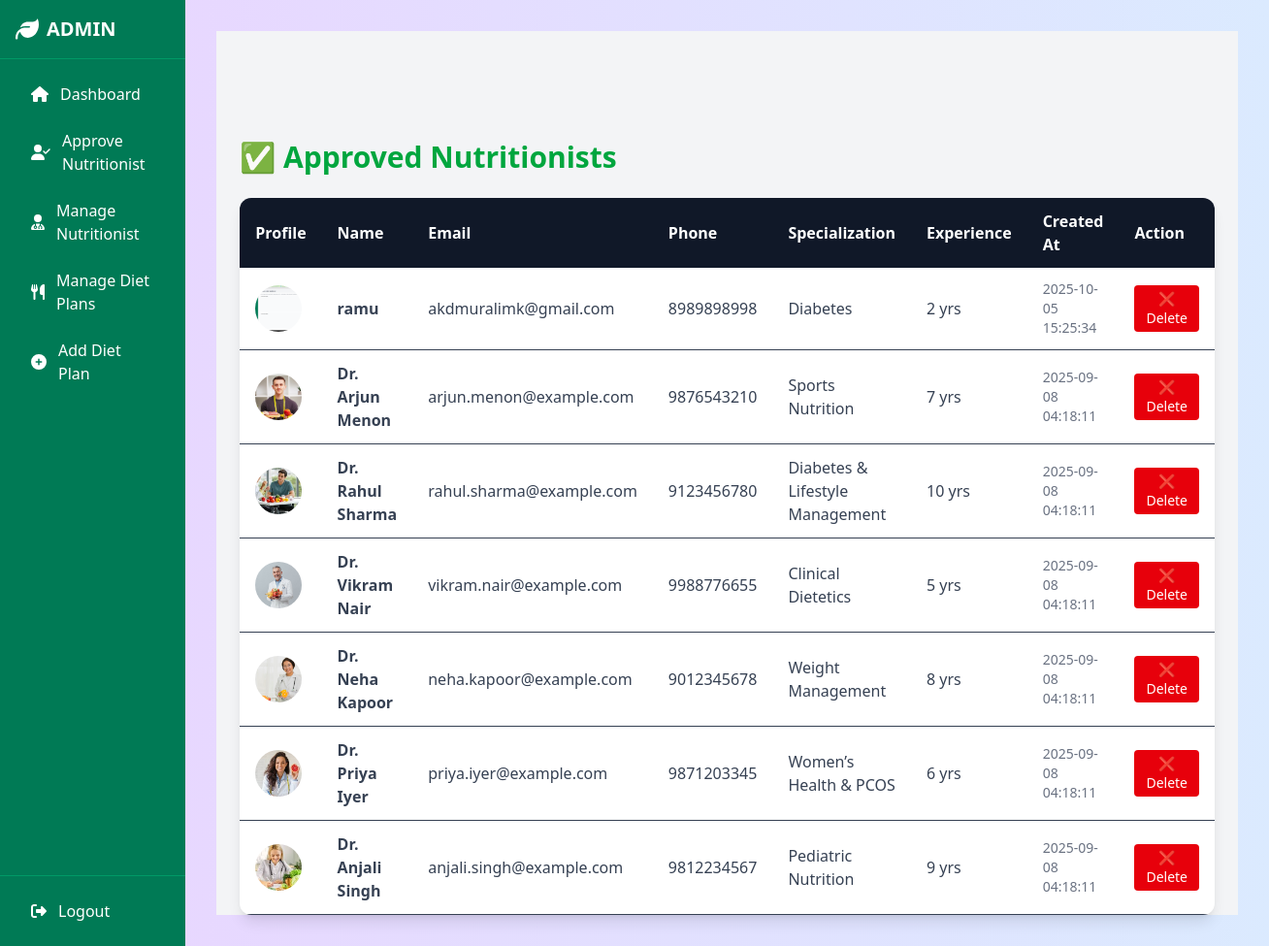
The app's page /admin/nutrionist-manage.php (signed in), older data.
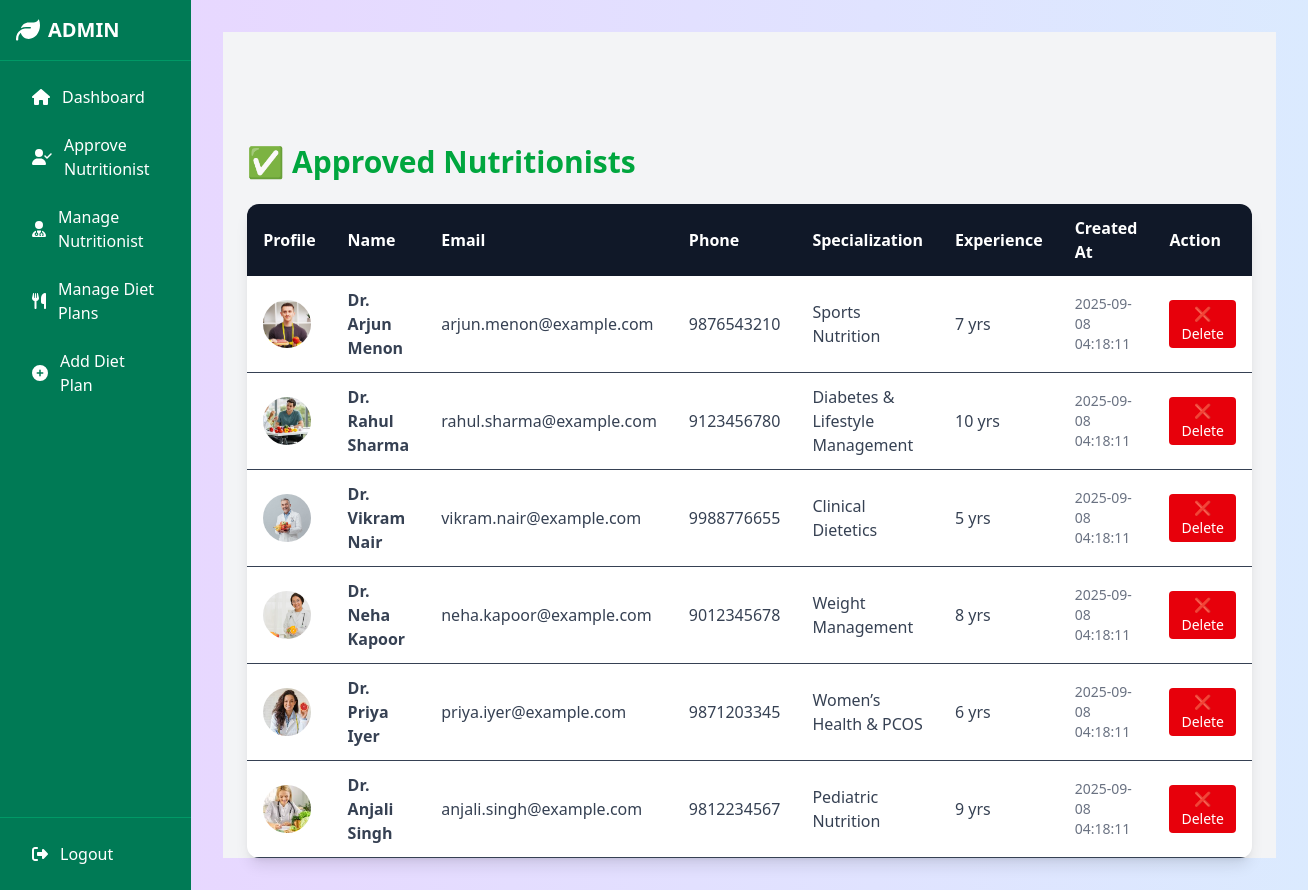
The same page, newer data.
### tables this page shows
CREATE TABLE `nutritionists` (
  `id` int NOT NULL,
  `name` varchar(100) NOT NULL,
  `email` varchar(100) NOT NULL,
  `password` varchar(255) NOT NULL,
  `phone` varchar(20) DEFAULT NULL,
  `specialization` varchar(100) DEFAULT NULL,
  `experience` int DEFAULT '0',
  `description` text,
  `image` varchar(255) DEFAULT NULL,
  `status` enum('pending','approved','rejected') DEFAULT 'pending',
  `created_at` timestamp NULL DEFAULT CURRENT_TIMESTAMP
);

### admin/nutrionist-manage.php (the view, shortened to what this page needs)
<?php
include(__DIR__ . '/../config/db_conn.php');
$sql = "SELECT * FROM nutritionists WHERE status = 'approved' ORDER BY created_at DESC";
$result = $connection->query($sql);
?>
<?php include 'components/head.php'; ?>
<?php include 'components/dashboard-nav.php'; ?>
<main class="bg-gray-100 w-full pt-28 px-6">
  <h2 class="text-3xl font-bold text-green-600 mb-6">✅ Approved Nutritionists</h2>
  <?php if ($result->num_rows > 0): ?>
    <div class="overflow-x-auto bg-white rounded-xl shadow-lg">
      <table class="w-full table-auto border-collapse">
        <thead class="bg-gray-900 text-white">
          <tr>
            <th class="px-4 py-3 text-left">Profile</th>
            <th class="px-4 py-3 text-left">Name</th>
            <th class="px-4 py-3 text-left">Email</th>
            <th class="px-4 py-3 text-left">Phone</th>
            <th class="px-4 py-3 text-left">Specialization</th>
            <th class="px-4 py-3 text-left">Experience</th>
            <th class="px-4 py-3 text-left">Created At</th>
            <th class="px-4 py-3 text-left">Action</th>
          </tr>
        </thead>
        <tbody class="text-gray-700">
          <?php while($row = $result->fetch_assoc()): ?>
            <tr class="border-b hover:bg-gray-50">
              <td class="px-4 py-3">
                <?php if (!empty($row['image'])): ?>
                  <img src="../nutrionist/<?= htmlspecialchars($row['image']); ?>"
                       alt="<?= htmlspecialchars($row['name']); ?>"
                       class="w-12 h-12 rounded-full object-cover">
                <?php else: ?>
                  <span class="text-gray-400">No Image</span>
                <?php endif; ?>
              </td>
              <td class="px-4 py-3 font-semibold"><?= htmlspecialchars($row['name']); ?></td>
              <td class="px-4 py-3"><?= htmlspecialchars($row['email']); ?></td>
              <td class="px-4 py-3"><?= htmlspecialchars($row['phone']); ?></td>
              <td class="px-4 py-3"><?= htmlspecialchars($row['specialization']); ?></td>
              <td class="px-4 py-3"><?= htmlspecialchars($row['experience']); ?> yrs</td>
              <td class="px-4 py-3 text-sm text-gray-500"><?= htmlspecialchars($row['created_at']); ?></td>
              <td class="px-4 py-3">
                <form method="POST" onsubmit="return confirm('Are you sure you want to delete this nutritionist?');">
                  <button type="submit"
                    class="px-3 py-1 rounded bg-red-600 text-white hover:bg-red-700 text-sm">
                    ❌ Delete
                  </button>
                </form>
              </td>
            </tr>
          <?php endwhile; ?>
        </tbody>
      </table>
    </div>
  <?php else: ?>
    <p class="text-gray-500">No approved nutritionists found.</p>
  <?php endif; ?>
</main>

### admin/components/head.php (shortened to what this page needs)
<!doctype html>
<html lang="en">
<head>
  <script src="https://cdn.jsdelivr.net/npm/@tailwindcss/browser@4"></script>
</head>

### admin/components/dashboard-nav.php (shortened to what this page needs)
<body class="bg-gradient-to-r from-purple-200 to-blue-100 flex min-h-screen">
  <aside class="bg-emerald-700 text-white flex flex-col w-64 md:w-64 sm:w-16 transition-all duration-300">
    <div class="flex items-center justify-center sm:justify-center md:justify-start gap-2 p-4 text-xl font-bold border-b border-emerald-600">
      <i class="fas fa-leaf text-2xl"></i>
      <span class="hidden sm:hidden md:inline"><a href="index.php">ADMIN</a></span>
    </div>
    <nav class="flex-1 p-4 overflow-y-auto">
      <ul class="space-y-2">
        <li>
          <a href="index.php" class="flex items-center gap-3 py-2 px-4 rounded-lg hover:bg-emerald-600 transition">
            <i class="fas fa-home"></i>
            <span class="hidden sm:hidden md:inline">Dashboard</span>
          </a>
        </li>
        <li>
          <a href="nutrionist-approval.php" class="flex items-center gap-3 py-2 px-4 rounded-lg hover:bg-emerald-600 transition">
            <i class="fas fa-user-check"></i>
            <span class="hidden sm:hidden md:inline">Approve Nutritionist</span>
          </a>
        </li>
        <li>
          <a href="nutrionist-manage.php" class="flex items-center gap-3 py-2 px-4 rounded-lg hover:bg-emerald-600 transition">
            <i class="fas fa-user-md"></i>
            <span class="hidden sm:hidden md:inline">Manage Nutritionist</span>
          </a>
        </li>
        <li>
          <a href="dietplans.php" class="flex items-center gap-3 py-2 px-4 rounded-lg hover:bg-emerald-600 transition">
            <i class="fas fa-utensils"></i>
            <span class="hidden sm:hidden md:inline">Manage Diet Plans</span>
          </a>
        </li>
        <li>
          <a href="add_dietplan.php" class="flex items-center gap-3 py-2 px-4 rounded-lg hover:bg-emerald-600 transition">
            <i class="fas fa-plus-circle"></i>
            <span class="hidden sm:hidden md:inline">Add Diet Plan</span>
          </a>
        </li>
      </ul>
    </nav>
    <div class="p-4 border-t border-emerald-600">
      <a href="logout.php" class="flex items-center gap-3 py-2 px-4 rounded-lg hover:bg-red-600 transition">
        <i class="fas fa-sign-out-alt"></i>
        <span class="hidden sm:hidden md:inline">Logout</span>
      </a>
    </div>
  </aside>
  <main class="flex-1 p-8">
</body>

Row changes from the older to the newer data that the page shows:
removed nutritionists: image (picture), name "ramu", email "akdmuralimk@gmail.com", phone "8989898998", specialization "Diabetes", experience "2", created_at "2025-10-05 15:25:34"
